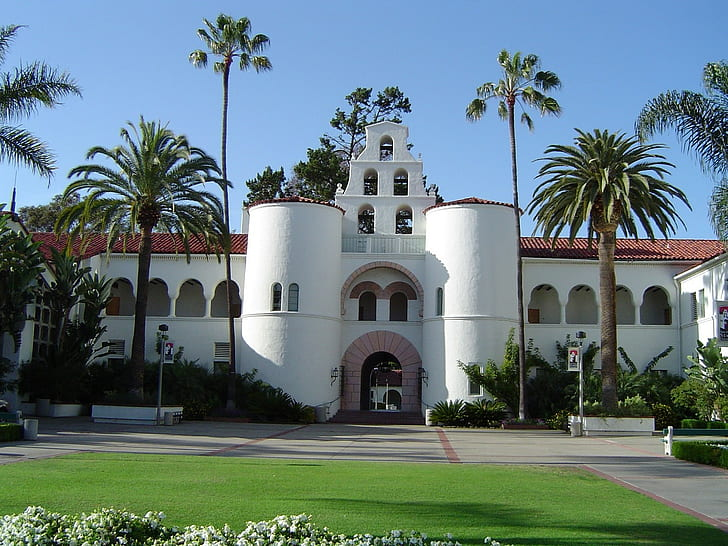
#> input picture Computer Vision/Assignment-2/5th/img.jpg, 728 x 546 px
$ python resample.py
#> lines starting #> are read from the running program, lines starting #| are printed output that depends on the picture
import math

import numpy as np
import cv2

original_img = cv2.imread('img.jpg')
#> original_img is the input picture: shape (546, 728, 3); mean B, G, R 124.8, 122.2, 101.7
print("Shape of the original image is", original_img.shape)
#| Shape of the original image is (546, 728, 3)
h, w, p = original_img.shape
#> h = 546; w = 728; p = 3
k = int(input("please enter value of k > 1:"))
#> the answer given: 1
resampled_img = np.zeros((k * h, k * w, p), np.uint8)
for i in range(k * h):
    for j in range(k * w):
        x = i / k if k > 1 else 1
        y = j / k if k > 1 else 1

        x_f = math.floor(x)
        x_c = min(h - 1, math.ceil(x))
        y_f = math.floor(y)
        y_c = min(w - 1, math.ceil(y))

        if (x_c == x_f) and (y_c == y_f):
            q = original_img[int(x), int(y), :]
        elif x_c == x_f:
            q1 = original_img[int(x), int(y_f), :]
            q2 = original_img[int(x), int(y_c), :]
            q = q1 * (y_c - y) + q2 * (y - y_f)
        elif y_c == y_f:
            q1 = original_img[int(x_f), int(y), :]
            q2 = original_img[int(x_c), int(y), :]
            q = (q1 * (x_c - x)) + (q2 * (x - x_f))
        else:
            v1 = original_img[x_f, y_f, :]
            v2 = original_img[x_c, y_f, :]
            v3 = original_img[x_f, y_c, :]
            v4 = original_img[x_c, y_c, :]

            q1 = v1 * (x_c - x) + v2 * (x - x_f)
            q2 = v3 * (x_c - x) + v4 * (x - x_f)
            q = q1 * (y_c - y) + q2 * (y - y_f)

        resampled_img[i, j, :] = q
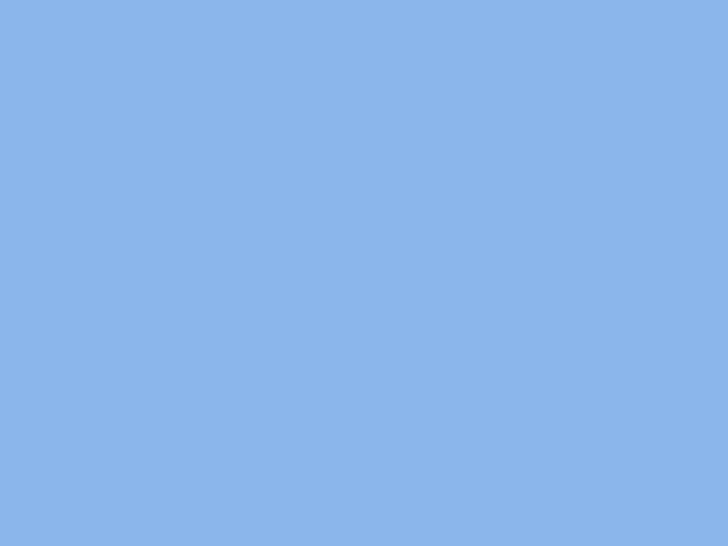
#> resampled_img: shape (546, 728, 3); mean B, G, R 235, 182, 139
cv2.imshow('original image', original_img)
cv2.imshow("resampled_img", resampled_img.astype(np.uint8))
print("Shape of resampled image is: ", resampled_img.shape)
#| Shape of resampled image is:  (546, 728, 3)
cv2.imwrite('resampled_img1.jpg', resampled_img)
cv2.waitKey()
